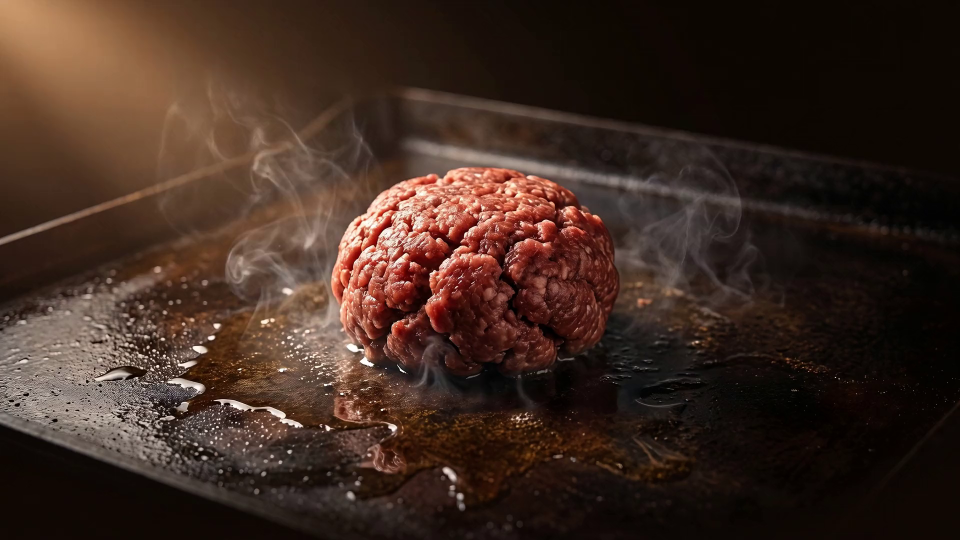
#> input picture frame 0 of assets/v1.mp4, 1920 x 1080 px (shown at 1/2 size)
$ python extract-film.py
#> lines starting #> are read from the running program, lines starting #| are printed output that depends on the picture; pictures that were not available may be replaced by others from this repository, and a replacement may not be noted
# -*- coding: utf-8 -*-
# Final film extraction (kit memory/06): 24/clip, drop duplicate boundary frames,
# rebuild assets/seq and auto-patch FRAME_COUNT + caption windows stay as-is (4 beats).
import cv2, os, glob, re
import numpy as np

os.chdir(os.path.dirname(os.path.abspath(__file__)))
# (path, end_frame or None, dip_before: darken this clip's first frames + prev clip's last frames)
clips = [
    ("gen/videos/v1.mp4", None, False),
    ("gen/videos/v2.mp4", None, True),   # v1 end has spatula, v2 start doesn't -> beat dip
    ("gen/videos/v3.mp4", 87, False),    # trim before the crown lands (v4 replays the landing)
    ("assets/v4.mp4", None, False),
]
out = "assets/seq"
os.makedirs(out, exist_ok=True)
for f in glob.glob(out + "/f*.jpg"):
    os.remove(f)

PER, W = 24, 1280
segs = []
for ci, (p, end, dip) in enumerate(clips):
    cap = cv2.VideoCapture(p)
    total = int(cap.get(cv2.CAP_PROP_FRAME_COUNT)) or 0
    if total <= 0:
        print("WARN empty", p); cap.release(); continue
    last = min(end, total - 1) if end else total - 1
    n = PER if not end else max(2, round(PER * last / (total - 1)))
    picks = [round(i * last / (n - 1)) for i in range(n)]
    if ci > 0:
        picks = picks[1:]  # drop duplicate boundary frame
    frames = []
    for fr_i in picks:
        cap.set(cv2.CAP_PROP_POS_FRAMES, fr_i)
        ok, fr = cap.read()
        if not ok:
            continue
        h, w = fr.shape[:2]
        frames.append(cv2.resize(fr, (W, round(h * W / w)), interpolation=cv2.INTER_AREA))
#> this loop made 24 passes
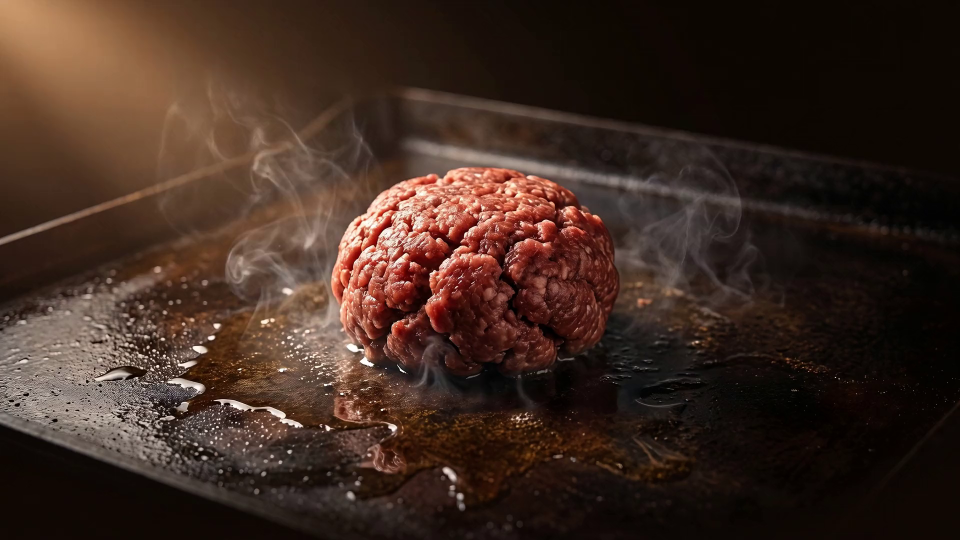
#> input picture frame 0 of assets/v1.mp4, 1920 x 1080 px (shown at 1/2 size)
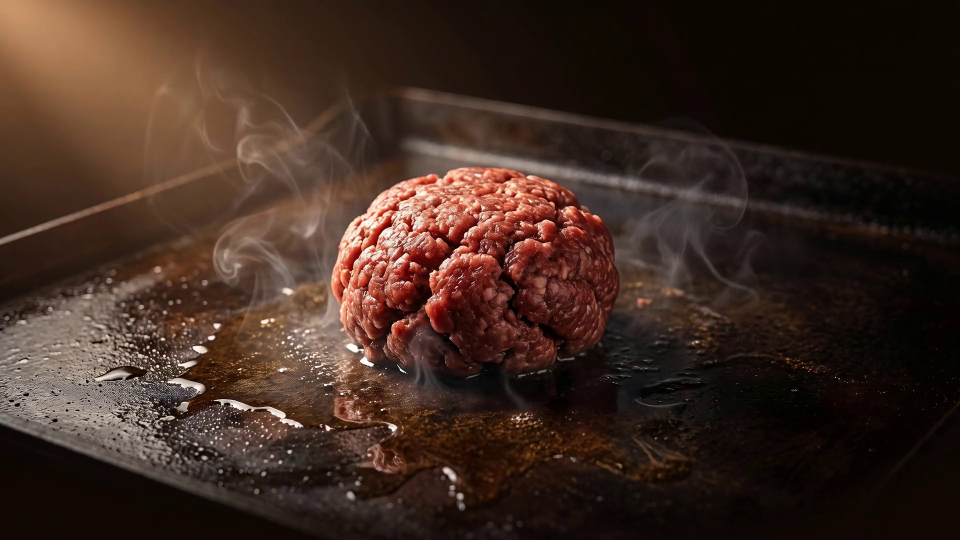
#> input picture frame 5 of assets/v1.mp4, 1920 x 1080 px (shown at 1/2 size)
#> after the loop:
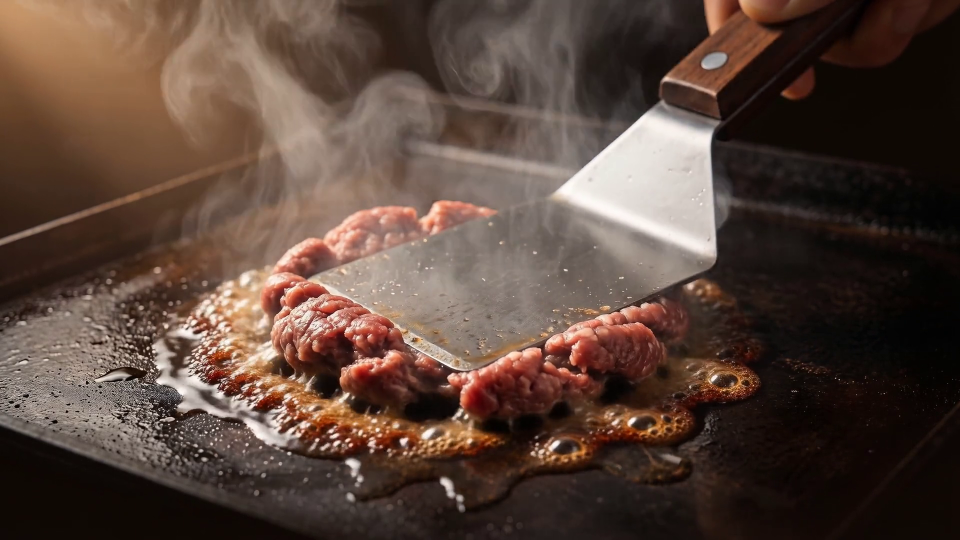
#> fr: shape (1080, 1920, 3) (shown at 1/2 size); mean B, G, R 58.3, 68.3, 88.7
#> after the loop, frames = 24 items
#> pass 3 of the loop `for ci, (p, end, dip) in enumerate(clips):`:
#> last = 87
#> n = 17
#> `picks = [round(i * last / (n - 1)) for i in range(n)]`: picks = [0, 5, 11, 16, 22, 27, 33, 38, 44, 49, 54, 60, 65, 71, 76, 82, 87]
#> `picks = picks[1:]`: picks = [5, 11, 16, 22, 27, 33, 38, 44, 49, 54, 60, 65, 71, 76, 82, 87]
#> the loop `for fr_i in picks:` made 16 passes
#> fr_i on passes 1 to 8: 5, 11, 16, 22, 27, 33, 38, 44
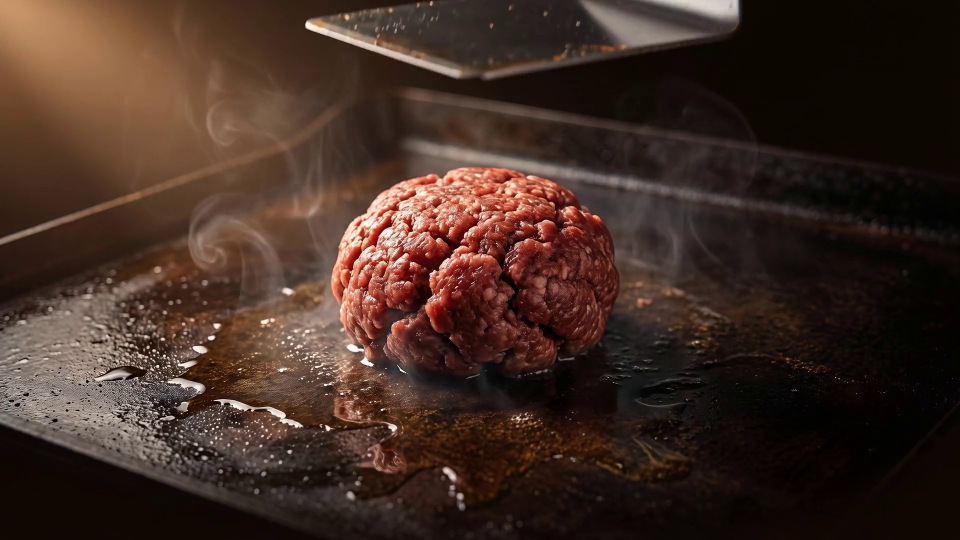
#> input picture frame 11 of assets/v1.mp4, 1920 x 1080 px, given in place of v3.mp4, which was not available (shown at 1/2 size)
#> after the loop `for fr_i in picks:`:
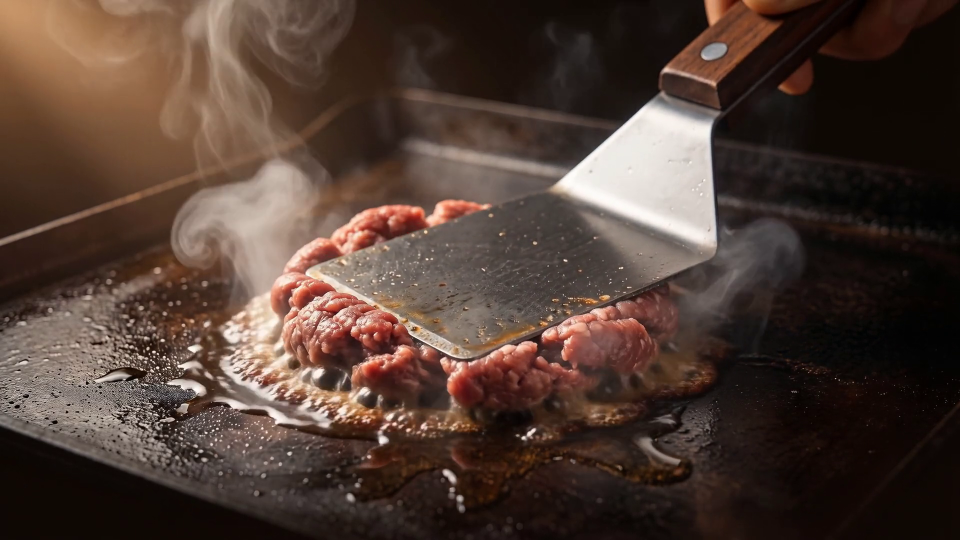
#> fr: shape (1080, 1920, 3) (shown at 1/2 size); mean B, G, R 52.2, 61.1, 80
#> after the loop `for fr_i in picks:`: frames = 16 items
#> the loop made 4 passes; the first 3 are shown
    cap.release()
    segs.append((frames, dip))

# apply dip-to-black at flagged boundaries (mask residual start/end drift as a beat)
DIP = [0.16, 0.5]
#> DIP = [0.16, 0.5]
for si, (frames, dip) in enumerate(segs):
    if dip and si > 0:
        prev = segs[si - 1][0]
        for k, m in enumerate(DIP):
            if k < len(prev):
                prev[len(prev) - 1 - k] = (prev[len(prev) - 1 - k] * m).astype(np.uint8)
            if k < len(frames):
                frames[k] = (frames[k] * m).astype(np.uint8)

idx = 0
for frames, _ in segs:
    for fr in frames:
        cv2.imwrite(f"{out}/f{idx:03d}.jpg", fr, [cv2.IMWRITE_JPEG_QUALITY, 80])
        idx += 1
#> this loop made 4 passes
#> pass 1, `cv2.imwrite(f"{out}/f{idx:03d}.jpg", fr, [cv2.IMWRITE_JPEG_QUALITY, 80])`:
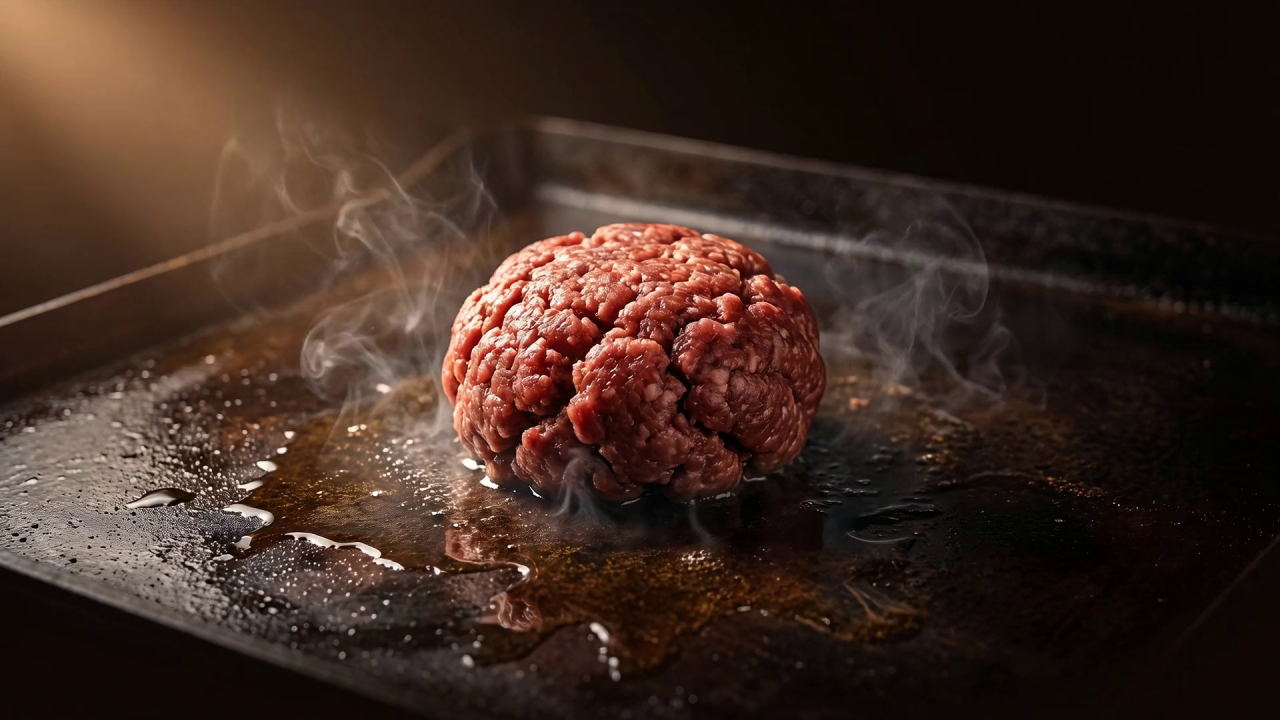
#> saved as f000.jpg: shape (720, 1280, 3); mean B, G, R 33.1, 42.5, 62.5
#> pass 1, `cv2.imwrite(f"{out}/f{idx:03d}.jpg", fr, [cv2.IMWRITE_JPEG_QUALITY, 80])`:
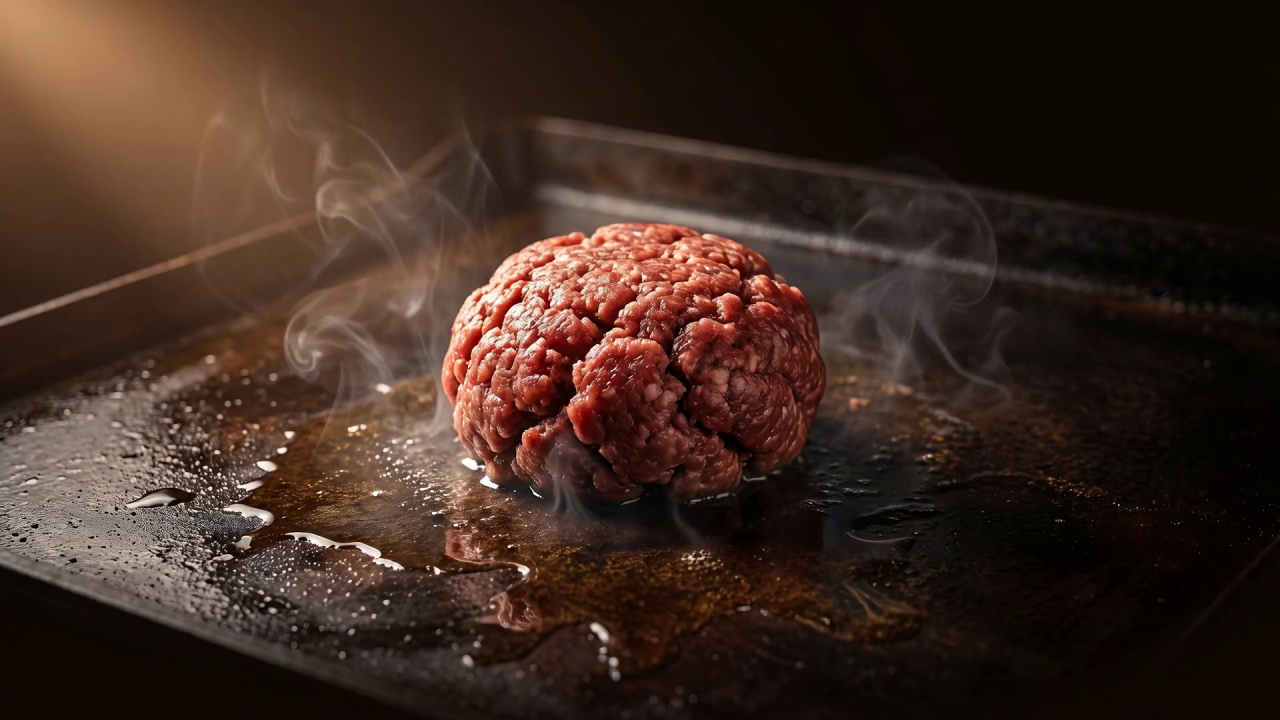
#> saved as f001.jpg: shape (720, 1280, 3); mean B, G, R 33.1, 42.3, 62.4
#> pass 1, `cv2.imwrite(f"{out}/f{idx:03d}.jpg", fr, [cv2.IMWRITE_JPEG_QUALITY, 80])`:
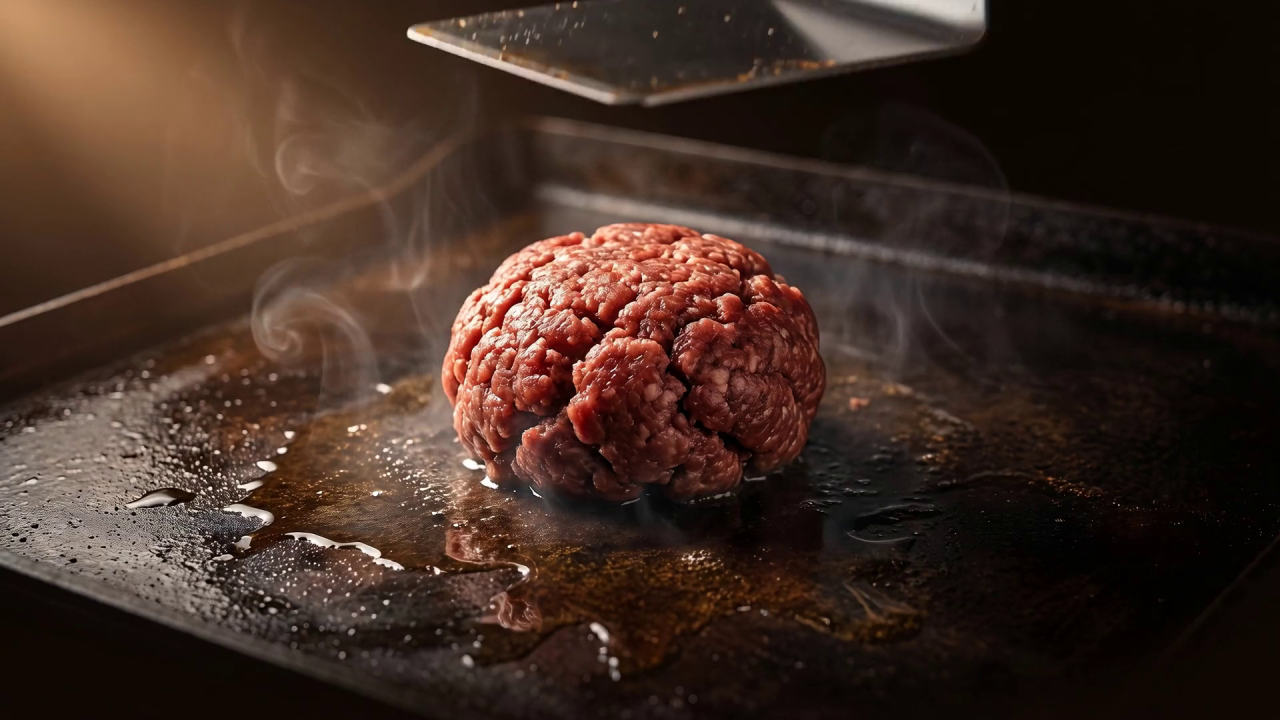
#> saved as f002.jpg: shape (720, 1280, 3); mean B, G, R 35.7, 44.9, 65
#> pass 1, `cv2.imwrite(f"{out}/f{idx:03d}.jpg", fr, [cv2.IMWRITE_JPEG_QUALITY, 80])`:
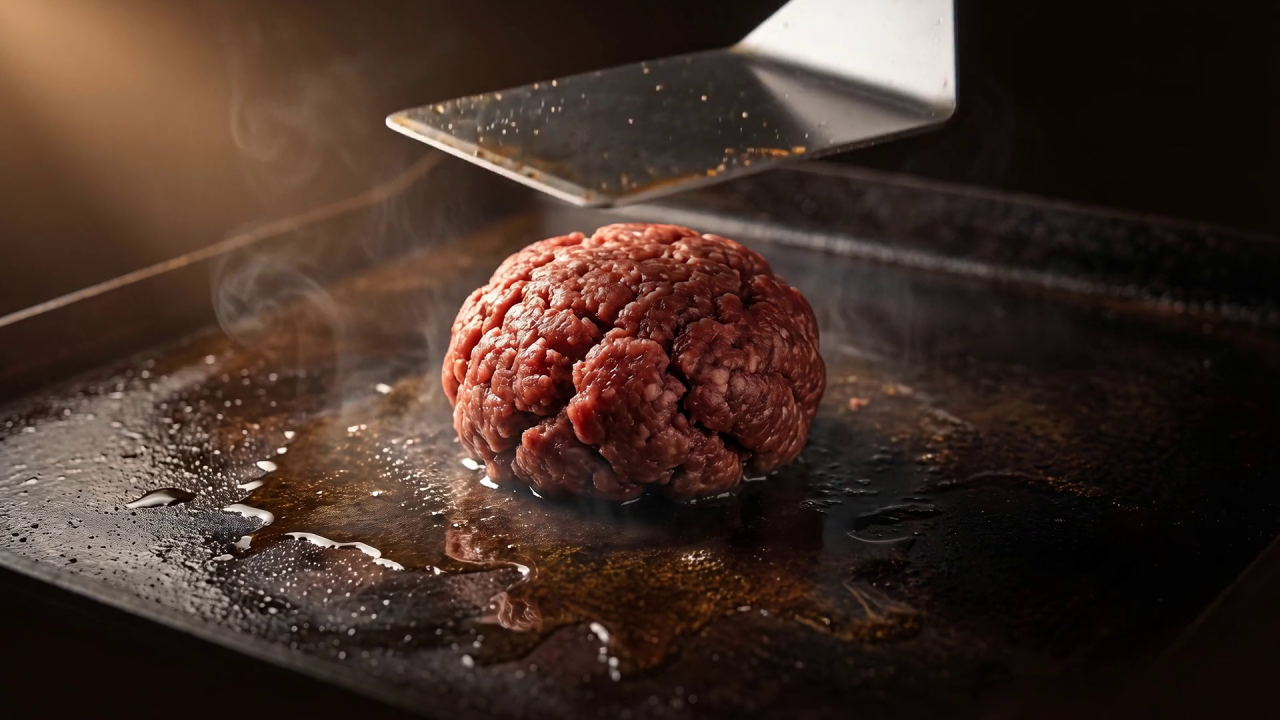
#> saved as f003.jpg: shape (720, 1280, 3); mean B, G, R 38.7, 47.5, 66.7
print("FRAME_COUNT =", idx)
acc = 0
for frames, _ in segs[:-1]:
    acc += len(frames)
    print(f"boundary at frame {acc} -> progress {acc/idx:.3f}")

# auto-patch index.html: FRAME_COUNT, FOCUS_Y back to center (16:9 frames), caption windows to quarters
#> (the run stopped early here; a loop or call above may not have finished)
